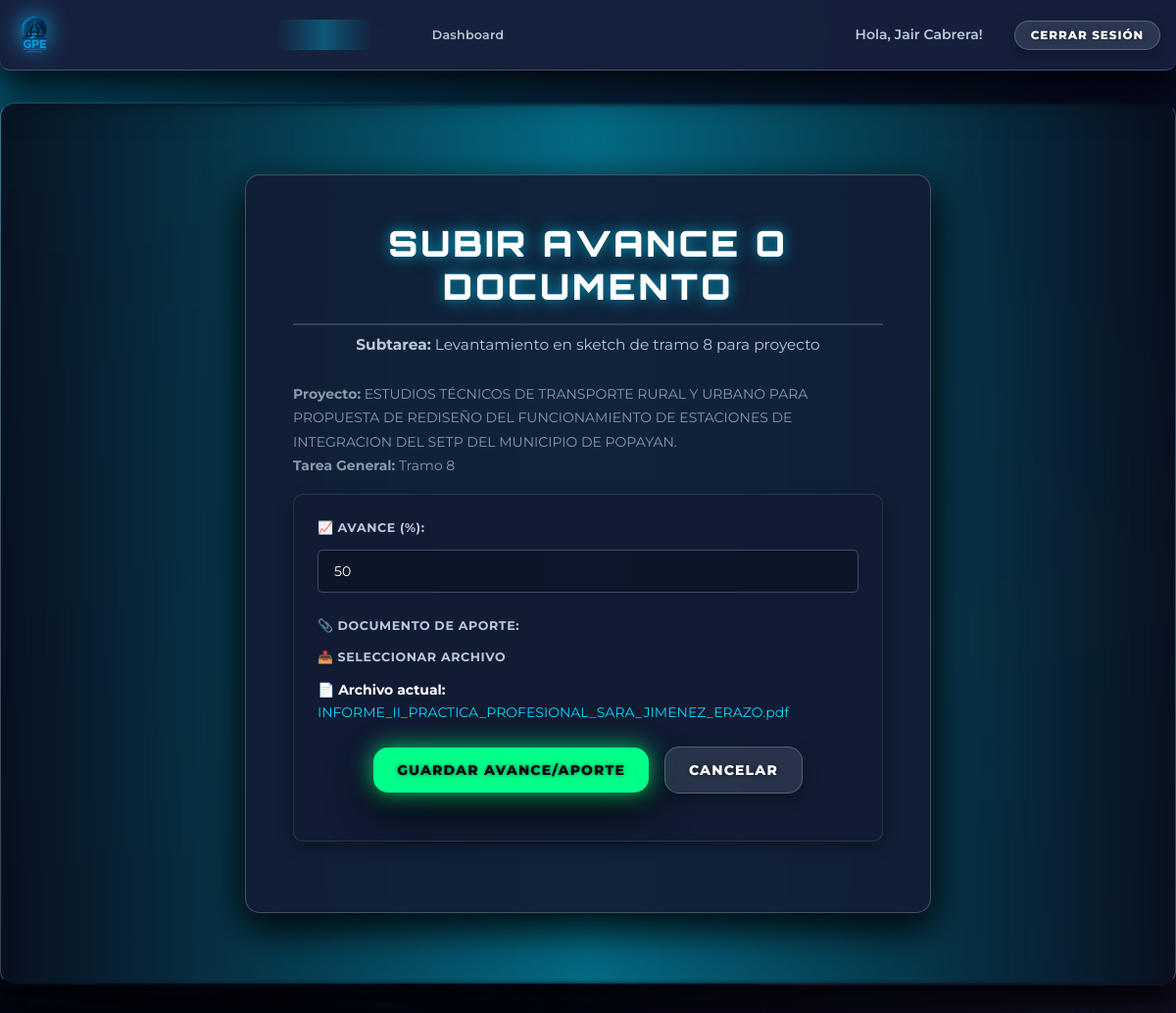
Screenshot of /subtarea/1/editar (signed in) with the database file from the repository.
### models.py (models this page shows, shortened)
class User(db.Model, UserMixin):
    __tablename__ = 'user'
    id = db.Column(db.Integer, primary_key=True)
    username = db.Column(db.String(20), unique=True, nullable=False)
    email = db.Column(db.String(120), unique=True, nullable=False)
    password = db.Column(db.String(128), nullable=False)
    role = db.Column(db.String(20), nullable=False, default='apoyo')
    area_id = db.Column(db.Integer, db.ForeignKey('area.id'), nullable=True)
    area = db.relationship('Area', back_populates='users')
    leader_id = db.Column(db.Integer, db.ForeignKey('user.id'), nullable=True)
    leader = db.relationship('User', remote_side=[id], back_populates='apoyos')
    apoyos = db.relationship('User', back_populates='leader', lazy=True)
    is_active = db.Column(db.Boolean, default=True)
    confirmed = db.Column(db.Boolean, default=False)
    created_projects = db.relationship('Project', back_populates='creator', lazy=True, foreign_keys='Project.creator_id')
    tareas_generales_creadas = db.relationship('TareaGeneral', back_populates='creator', lazy=True, foreign_keys='TareaGeneral.creator_id')
    subtareas_asignadas = db.relationship('Subtarea', back_populates='assigned_user', lazy=True, foreign_keys='Subtarea.assigned_user_id')
    subtareas_creadas = db.relationship('Subtarea', back_populates='creator', lazy=True, foreign_keys='Subtarea.creator_id')
    subtareas_validadas = db.relationship('Subtarea', back_populates='validador', lazy=True, foreign_keys='Subtarea.validador_id')

class Subtarea(db.Model):
    __tablename__ = 'subtarea'
    id = db.Column(db.Integer, primary_key=True)
    title = db.Column(db.String(100), nullable=False)
    description = db.Column(db.Text, nullable=True)
    status = db.Column(db.String(50), nullable=False, default='Pendiente')
    prioridad = db.Column(db.String(20), nullable=False, default='Media')
    fecha_limite = db.Column(db.Date, nullable=True)
    avance = db.Column(db.Integer, default=0)
    documento_aporte = db.Column(db.String(256), nullable=True)
    avance_validado = db.Column(db.Integer, default=0)
    validado = db.Column(db.Boolean, default=False)
    validador_id = db.Column(db.Integer, db.ForeignKey('user.id'), nullable=True)
    validador = db.relationship('User', back_populates='subtareas_validadas', foreign_keys=[validador_id])
    tarea_general_id = db.Column(db.Integer, db.ForeignKey('tarea_general.id'), nullable=False)
    tarea_general = db.relationship('TareaGeneral', back_populates='subtareas')
    assigned_user_id = db.Column(db.Integer, db.ForeignKey('user.id'), nullable=True)
    assigned_user = db.relationship('User', back_populates='subtareas_asignadas', foreign_keys=[assigned_user_id])
    creator_id = db.Column(db.Integer, db.ForeignKey('user.id'), nullable=False)
    creator = db.relationship('User', back_populates='subtareas_creadas', foreign_keys=[creator_id])

class Project(db.Model):
    __tablename__ = 'project'
    id = db.Column(db.Integer, primary_key=True)
    name = db.Column(db.String(100), nullable=False)
    description = db.Column(db.Text, nullable=True)
    date_created = db.Column(db.DateTime, default=datetime.utcnow)
    start_date = db.Column(db.Date, nullable=True)
    end_date = db.Column(db.Date, nullable=True)
    status = db.Column(db.String(50), nullable=False, default='En ejecución')
    area_id = db.Column(db.Integer, db.ForeignKey('area.id'), nullable=True)
    area = db.relationship('Area', back_populates='projects')
    creator_id = db.Column(db.Integer, db.ForeignKey('user.id'), nullable=False)
    creator = db.relationship('User', back_populates='created_projects', foreign_keys=[creator_id])
    tareas_generales = db.relationship('TareaGeneral', back_populates='project', lazy=True, cascade="all, delete-orphan")
    last_updated = db.Column(db.DateTime, default=datetime.utcnow, onupdate=datetime.utcnow)

class TareaGeneral(db.Model):
    __tablename__ = 'tarea_general'
    id = db.Column(db.Integer, primary_key=True)
    title = db.Column(db.String(100), nullable=False)
    description = db.Column(db.Text, nullable=True)
    fecha_limite = db.Column(db.Date, nullable=True)
    prioridad = db.Column(db.String(20), default='Media')
    status = db.Column(db.String(50), default='Pendiente')
    porcentaje_avance = db.Column(db.Float, default=0.0)
    project_id = db.Column(db.Integer, db.ForeignKey('project.id'), nullable=False)
    project = db.relationship('Project', back_populates='tareas_generales')
    area_id = db.Column(db.Integer, db.ForeignKey('area.id'), nullable=False)
    area = db.relationship('Area', back_populates='tareas_generales')
    creator_id = db.Column(db.Integer, db.ForeignKey('user.id'), nullable=False)
    creator = db.relationship('User', back_populates='tareas_generales_creadas', foreign_keys=[creator_id])
    subtareas = db.relationship('Subtarea', back_populates='tarea_general', lazy=True, cascade="all, delete-orphan")

### app.py (the view, shortened to what this page needs)
@app.route('/subtarea/<int:subtarea_id>/editar', methods=['GET', 'POST'])
@login_required
def editar_subtarea(subtarea_id):
    subtarea = Subtarea.query.get_or_404(subtarea_id)
    tg = subtarea.tarea_general
    proyecto = tg.project if tg else None
    can_edit = False
    if current_user.role == 'supervisor':
        can_edit = True
    elif current_user.role == 'encargado' and current_user.area_id == tg.area_id:
        can_edit = True
    elif current_user.role == 'apoyo' and subtarea.assigned_user_id == current_user.id:
        can_edit = True
    if not can_edit:
        flash("No tienes permiso para editar esta subtarea.", "danger")
        return redirect(url_for('ver_tarea_general', tarea_general_id=tg.id))
    if current_user.role == 'apoyo':
        form = SubtareaAvanceAporteForm(avance=subtarea.avance)
        return render_template(
            'editar_subtarea_avance.html',
            form=form,
            subtarea=subtarea
        )

### forms.py
class SubtareaAvanceAporteForm(FlaskForm):
    avance = IntegerField(
        'Avance (%)',
        validators=[Optional(), NumberRange(min=0, max=100)],
        render_kw={"placeholder": "0–100"}
    )
    documento = FileField(
        'Documento de Evidencia (PDF, DOCX, XLSX)',
        validators=[
            Optional(),
            FileAllowed(['pdf', 'doc', 'docx', 'xlsx'], "Solo se permiten PDF/DOC/DOCX/XLSX.")
        ]
    )
    observaciones = TextAreaField('Observaciones')  # ✅ NUEVO CAMPO AQUÍ
    submit = SubmitField('Guardar Avance/Aporte')

### app.py (called while the page is built)
@app.context_processor
def inject_now():
    return {'now': datetime.utcnow()}

@login_manager.user_loader
def load_user(user_id):
    return db.session.get(User, int(user_id))

### templates/editar_subtarea_avance.html (shortened to what this page needs)
{% extends "base.html" %}
{% block content %}
<div class="form-container fade-in">
  <h1 class="page-title gradient-text">Subir Avance o Documento</h1>
  <p class="project-subtitle">
    <strong>Subtarea:</strong> {{ subtarea.title }}
  </p>
  <p class="text-muted">
    <strong>Proyecto:</strong> {{ subtarea.tarea_general.project.name }}<br>
    <strong>Tarea General:</strong> {{ subtarea.tarea_general.title }}
  </p>
  <div class="card shadow-lg">
    <div class="card-body">
      <form method="POST" enctype="multipart/form-data">
        <div class="form-group mb-4">
          <label class="form-label" for="avanceInput">📈 Avance (%):</label>
          {{ form.avance(class="form-control custom-number", id="avanceInput", min="0", max="100", step="1", placeholder="0–100") }}
        </div>
        <div class="form-group mb-4">
          <label class="form-label" for="fileInput">📎 Documento de Aporte:</label>
          <div class="custom-file-wrapper">
            <label for="fileInput" class="custom-file-label-button">
              📤 Seleccionar archivo
            </label>
            <span id="file-name-display" class="file-name-text">
              {% if subtarea.documento_aporte %}
                📄 <strong>Archivo actual:</strong>
                <a href="{{ url_for('uploaded_file', filename=subtarea.documento_aporte) }}"
                   target="_blank" class="text-link">
                  {{ subtarea.documento_aporte }}
                </a>
              {% else %}
                No se ha subido ningún archivo aún.
              {% endif %}
            </span>
          </div>
        </div>
        <div class="button-group text-center mt-4">
          <button type="submit" class="button btn-primary">
            {{ form.submit.label.text or 'Subir Aporte' }}
          </button>
          {% if current_user.role == 'apoyo' %}
            <a href="{{ url_for('dashboard') }}" class="button btn-secondary">Cancelar</a>
          {% else %}
            <a href="{{ url_for('ver_tarea_general', tarea_general_id=subtarea.tarea_general.id) }}" class="button btn-secondary">Cancelar</a>
          {% endif %}
        </div>
      </form>
    </div>
  </div>
</div>
{% endblock %}

### templates/base.html (shortened to what this page needs)
<!DOCTYPE html>
<html lang="es">
<head>
  <link rel="preload" href="{{ url_for('static', filename='css/style.css') }}" as="style" onload="this.onload=null;this.rel='stylesheet'">
</head>
<body class="theme-dark">
  <div class="site-wrapper" id="main-wrapper" style="visibility: hidden;">
    <header class="jira-style-header" role="banner">
      <div class="header-left">
        <a href="{{ current_user.is_authenticated and url_for('dashboard') or url_for('index') }}" class="logo-link" aria-label="Inicio">
          <img src="{{ url_for('static', filename='images/Logo.png') }}" alt="Logo del Sistema de Proyectos" class="header-logo" />
        </a>
      </div>
      <nav class="header-center-nav" aria-label="Navegación principal">
        {% if current_user.is_authenticated %}
          <ul class="nav-list">
            <li>
              <a href="{{ url_for('dashboard') }}" {% if request.endpoint == 'dashboard' %}aria-current="page"{% endif %}>
                Dashboard
              </a>
            </li>
          </ul>
        {% endif %}
      </nav>
      <nav class="header-right" aria-label="Navegación de usuario">
        <ul class="nav-list">
          {% if current_user.is_authenticated %}
            <li class="welcome-message">Hola, {{ current_user.username.replace('_', ' ').title() }}!</li>
            <li><a href="{{ url_for('logout') }}" class="button btn-secondary">Cerrar Sesión</a></li>
          {% else %}
            <li><a href="{{ url_for('roles') }}" class="button btn-primary">Iniciar Sesión</a></li>
            <li><a href="{{ url_for('register_apoyo') }}" class="button btn-secondary">Registrarse</a></li>
          {% endif %}
        </ul>
      </nav>
    </header>
    <div class="container app-container">
      <main id="main-content" class="content-area" role="main">
        {% block content %}{% endblock %}
      </main>
    </div>
  </div>
</body>
</html>

### templates/base.html (style rules this page uses)
html, body { margin: 0; padding: 0; background-color: #0d1117; color: #ffffff; font-family: 'Montserrat', sans-serif; overflow-x: hidden; }

### rows the page displays
User: username.replace "Jair Cabrera"
Subtarea: title "Levantamiento en sketch de tramo 8 para proyecto", documento_aporte "INFORME_II_PRACTICA_PROFESIONAL_SARA_JIMENEZ_ERAZO.pdf"
Project: tarea_general.project.name "ESTUDIOS TÉCNICOS DE TRANSPORTE RURAL Y URBANO PARA PROPUESTA DE REDISEÑO DEL FUNCIONAMIENTO DE ESTACIONES DE INTEGRACION DEL SETP DEL MUNICIPIO DE POPAYAN."
TareaGeneral: tarea_general "Tramo 8"
